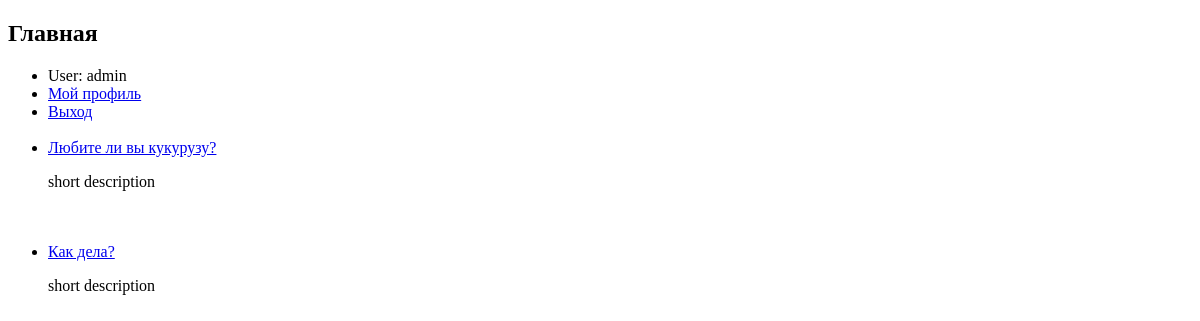
The app's page / (signed in), older data.
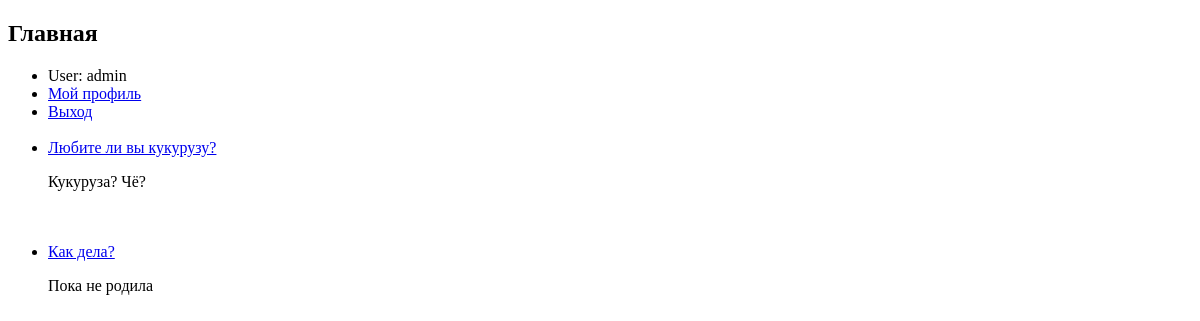
The same page, newer data.
### polls/models.py (models this page shows, shortened)
class Question(models.Model):
    question_text = models.CharField(max_length=200)
    question_description_text = models.CharField(max_length=300, default="description")
    question_short_description_text = models.CharField(max_length=300, default="short description")
    pub_date = models.DateTimeField('date published')

### polls/views.py (the view)
# urls.py: path('', views.IndexView.as_view(), name='index'),
class IndexView(generic.ListView):
    template_name = 'polls/index.html'
    context_object_name = 'latest_question_list'
    def get_queryset(self):
        return Question.objects.order_by('-pub_date')

### polls/templates/polls/index.html (shortened to what this page needs)
{% if latest_question_list %}
{% load static %}
<!DOCTYPE html>
<html lang="ru">
<head>
</head>
<body>
<h2>Главная</h2>
{% if user.is_authenticated %}
<ul>
    <li>User: {{ user.get_username }}</li>
    <li><a href="{% url 'polls:profile' %}">Мой профиль</a></li>
    <li><a href="{% url 'polls:logout' %}">Выход</a></li>
    {% for question in latest_question_list %}
    <br>
    <li><a href="{% url 'polls:detail' question.id %}">{{question.question_text}}</a></li>
    <p>{{question.question_short_description_text}}</p>
    <br>
    {% endfor %}
    {% else %}
    <li><a href="{% url 'polls:login' %}">Вход</a></li>
    <li><a href="{% url 'polls:register' %}">Регистрация</a></li>
    {% endif %}
</ul>
{% else %}
<p>
    Нет вопросов!
</p>
</body>
</html>
{% endif %}

Row changes from the older to the newer data that the page shows:
changed Question "Любите ли вы кукурузу?": question_short_description_text "short description" → "Кукуруза? Чё?"
changed Question "Как дела?": question_short_description_text "short description" → "Пока не родила"
